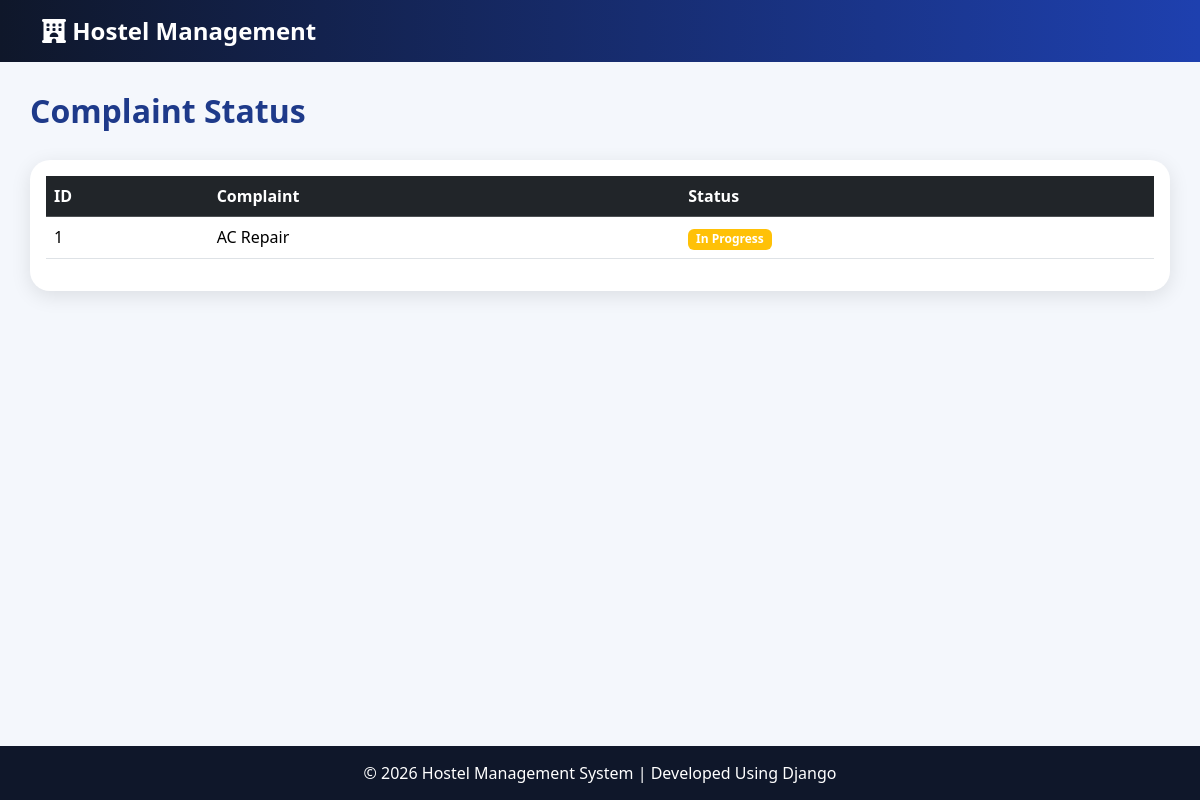
The app's page /complaint-status/ (signed in) with its own data.
### hostel_app/models.py (models this page shows, shortened)
class Complaint(models.Model):
    student = models.ForeignKey(User, on_delete=models.CASCADE)
    complaint_text = models.TextField()
    status = models.CharField(
        max_length=20,
        default='Pending'
    )

### hostel_app/views.py (the view)
def complaint_status(request):
    complaints = Complaint.objects.filter(
        student=request.user
    )
    return render(request,
                  'complaint_status.html',
                  {'complaints': complaints})

### hostel_app/templates/complaint_status.html (shortened to what this page needs)
<!DOCTYPE html>
<html lang="en">
<head>
</head>
<body>
    {% extends 'base.html' %}
    {% block content %}
    <h2 class="page-title">
        Complaint Status
    </h2>
    <div class="card card-custom">
        <div class="card-body">
            <table class="table table-hover">
                <thead class="table-dark">
                    <tr>
                        <th>ID</th>
                        <th>Complaint</th>
                        <th>Status</th>
                    </tr>
                </thead>
                <tbody>
                    {% for complaint in complaints %}
                    <tr>
                        <td>
                            {{ complaint.id }}
                        </td>
                        <td>
                            {{ complaint.complaint_text }}
                        </td>
                        <td>
                            {% if complaint.status == 'Resolved' %}
                            <span class="badge bg-success">
                                Resolved
                            </span>
                            {% elif complaint.status == 'In Progress' %}
                            <span class="badge bg-warning">
                                In Progress
                            </span>
                            {% else %}
                            <span class="badge bg-danger">
                                Pending
                            </span>
                            {% endif %}
                        </td>
                    </tr>
                    {% endfor %}
                </tbody>
            </table>
        </div>
    </div>
    {% endblock %}

### hostel_app/templates/base.html (style rules this page uses)
* { margin:0; padding:0; box-sizing:border-box; }
body { background:#f4f7fc; min-height:100vh; display:flex; flex-direction:column; }
.card-custom { border:none; border-radius:20px; box-shadow:0px 5px 20px rgba(0,0,0,0.1); transition:0.3s; }
.page-title { font-weight:bold; color:#1e3a8a; margin-bottom:30px; }
table { background:white; }

### records on screen
Complaint: id "1", complaint_text "AC Repair", status "In Progress"
